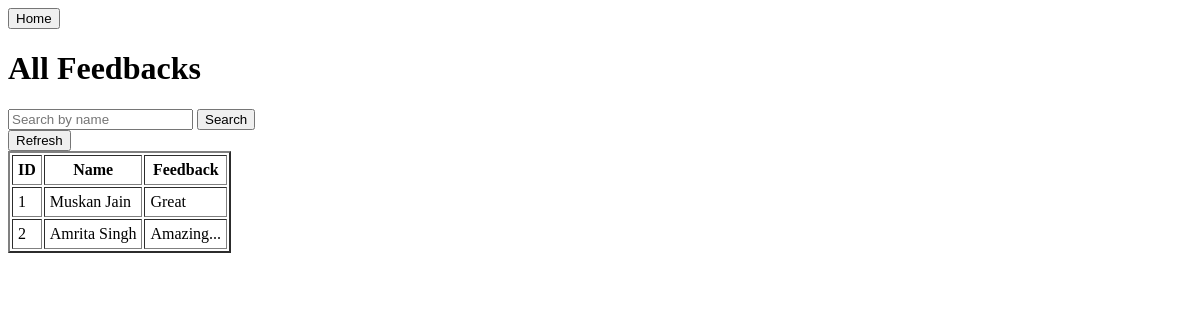
/myapp/feedback/, run on an earlier commit of the app's database.
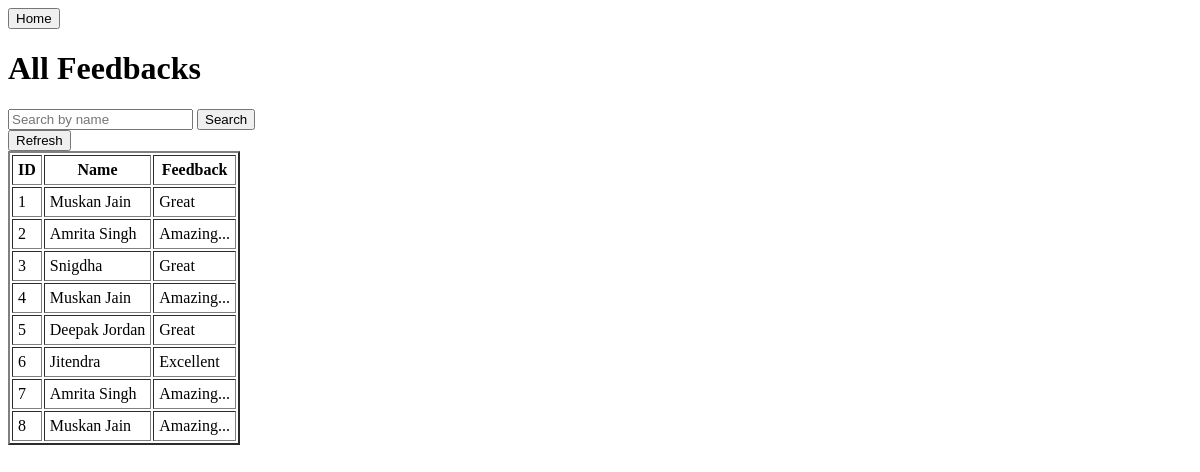
And on a later commit of the database.
### myapp/models.py (models this page shows)
class FeedbackModel(models.Model):
    name = models.CharField(max_length=50)
    feedback = models.TextField(default=None)

### myapp/views.py (the view)
# urls.py: path('feedback/',views.feedback, name = 'feedback'),
def feedback(request):
    search_query = request.GET.get('search')
    if search_query:
        feedback = FeedbackModel.objects.filter(name__icontains = search_query)
    else:
        feedback = FeedbackModel.objects.all()
    context = {"feedbacks": feedback}
    return render(request,'myapp/feedback.html',context)

### myapp/templates/myapp/feedback.html (shortened to what this page needs)
<!doctype html>
<html lang="en">
  <head>
  </head>
  <body>
    <a href="{% url 'home' %}"><button>Home</button></a>
    <h1>All Feedbacks</h1>
    <form method="get">
      <input
        type="text"
        name="search"
        id="search"
        placeholder="Search by name"
      />
      <button type="submit">Search</button>
    </form>
    <a href="{% url 'feedback' %}"><button>Refresh</button></a>
    <table border="2" cellpadding="5">
      <tr>
        <th>ID</th>
        <th>Name</th>
        <th>Feedback</th>
      </tr>
      {% for feed in feedbacks %}
      <tr>
        <td>{{ feed.id }}</td>
        <td>{{ feed.name }}</td>
        <td>{{ feed.feedback }}</td>
      </tr>
      {% endfor %}
    </table>
  </body>
</html>

What changed in the data, as far as the page shows it:
added FeedbackModel: id "3", name "Snigdha", feedback "Great"
added FeedbackModel: id "4", name "Muskan Jain", feedback "Amazing..."
added FeedbackModel: id "5", name "Deepak Jordan", feedback "Great"
added FeedbackModel: id "6", name "Jitendra", feedback "Excellent"
added FeedbackModel: id "7", name "Amrita Singh", feedback "Amazing..."
added FeedbackModel: id "8", name "Muskan Jain", feedback "Amazing..."
